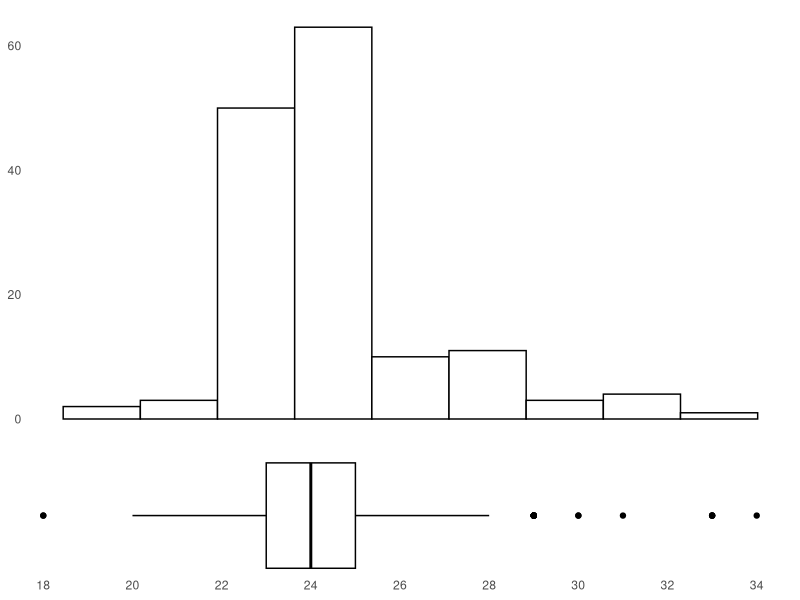

R code for this plot:
setwd("MXL_model")
library(dplyr)
library(ggplot2)
library(gridExtra)

data <- read.csv("data/clean_data.csv")
brand_recall_data <- read.csv("data/brand_recall.csv")
brand_recognition_data <- read.csv("data/brand_recognition.csv")

# filter out no_choice
excluded_ids <- data %>%
  filter(choice == 1 & no_choice == 1) %>%
  group_by(respondent_id) %>%
  summarise(no_choice_count = n()) %>%
  filter(no_choice_count > 4) %>%
  select(respondent_id)

filtered_data <- data %>%
  anti_join(excluded_ids, by = "respondent_id")

original_count <- data %>%
  distinct(respondent_id) %>%
  nrow()


cat("Original number of respondent_id:", original_count, "\n")

# filter out age > 35
filtered_data <- filtered_data %>%
  filter(age <= 35)

# filter small inne gender group (4 records)
filtered_data <- filtered_data %>%
  filter(gender != "inne")

filtered_count <- filtered_data %>%
  distinct(respondent_id) %>%
  nrow()

cat("Number of respondent_id in filtered_data:", filtered_count, "\n")
write.csv(filtered_data, "data/filtered_data.csv", row.names = FALSE)

# create survey calls
survey_cols <- c(
  "respondent_id",
  "age",
  "gender",
  "income",
  "location",
  "fast.food.frequency",
  "education",
  "market_awareness"
)

respondent_data <- filtered_data %>%
  select(all_of(survey_cols)) %>%
  distinct(respondent_id, .keep_all = TRUE)


# plot age distribution
hist_plot <- ggplot(respondent_data, aes(x = age)) +
  geom_histogram(binwidth = 2, fill = "white", color = "black") +
  theme_minimal() +
  theme(
    axis.title.x = element_blank(),
    axis.text.x = element_blank(),
    axis.ticks.x = element_blank(),
    axis.title.y = element_blank(),
    panel.grid.major = element_blank(),
    panel.grid.minor = element_blank()
  )

box_plot <- ggplot(respondent_data, aes(x = age, y = 1)) +
  geom_boxplot(fill = "white", color = "black", width = 0.2) +
  theme_minimal() +
  theme(
    axis.title.y = element_blank(),
    axis.title.x = element_blank(),
    axis.text.y = element_blank(),
    axis.ticks.y = element_blank(),
    panel.grid = element_blank()
  ) +
  scale_y_continuous(breaks = NULL) +
  scale_x_continuous(breaks = seq(min(respondent_data$age, na.rm = TRUE), max(respondent_data$age, na.rm = TRUE), by = 2))

ggsave("plots/age_distribution_plot.png", grid.arrange(hist_plot, box_plot, ncol = 1, heights = c(3, 1)), width = 8, height = 6)

# show population statistics
calculate_statistics <- function(data, column_name) {
  stats <- data %>%
    group_by(across(all_of(column_name))) %>%
    summarise(
      count = n(),
      percentage = (n() / nrow(data)) * 100,
      .groups = "drop"
    )
  
  cat("\nStatistics for", column_name, ":\n")
  print(stats)
}

cat("Population statistics:\n")
calculate_statistics(respondent_data, "gender")
calculate_statistics(respondent_data, "education")
calculate_statistics(respondent_data, "income")
calculate_statistics(respondent_data, "location")
calculate_statistics(respondent_data, "fast.food.frequency")

median_market_awareness <- respondent_data %>%
  group_by(location) %>%
  summarise(
    avg_market_awareness = mean(market_awareness, na.rm = TRUE),
    .groups = "drop"
  )

cat("\nMedian market_awareness for each location:\n")
print(median_market_awareness)

